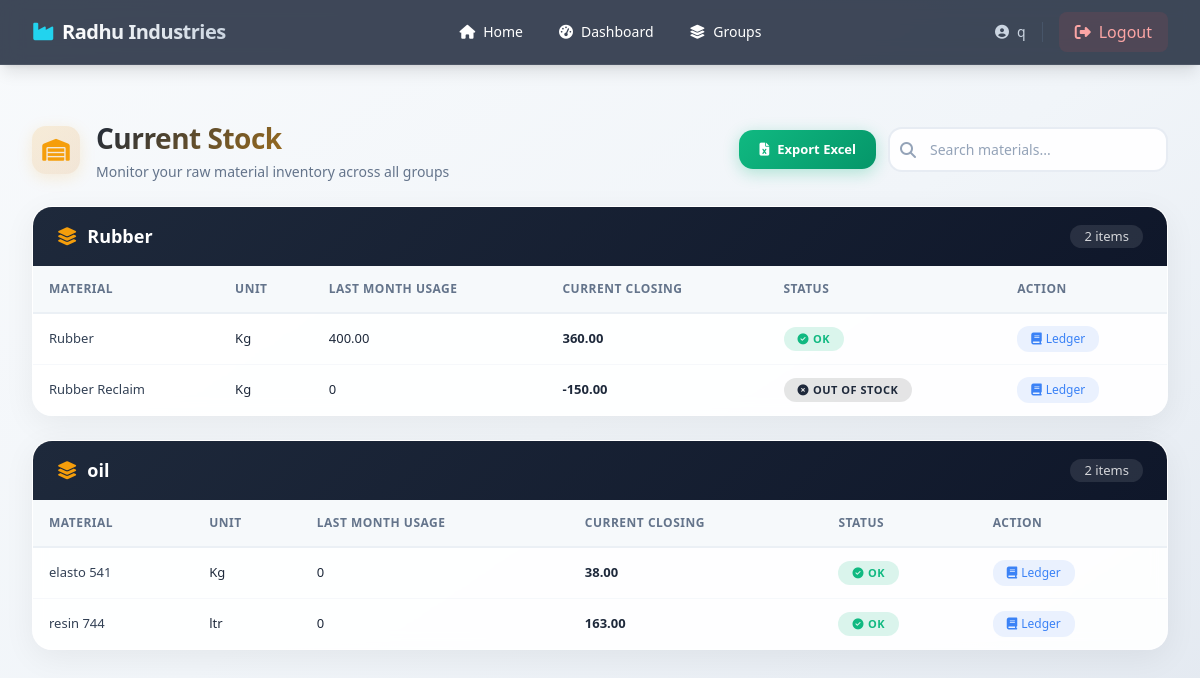
Page /raw-materials/stock/ (signed in) on the committed database.
### rawmaterials/models.py (models this page shows, shortened)
class MaterialGroup(models.Model):
    name = models.CharField(max_length=100, unique=True)
    class Meta:
        ordering = ["name"]

class Material(models.Model):
    group = models.ForeignKey(
        MaterialGroup,
        on_delete=models.CASCADE,
        related_name="materials"
    )
    name = models.CharField(max_length=150)
    unit = models.CharField(
        max_length=20,
        default="Kg"
    )
    minimum_stock = models.DecimalField(
        max_digits=12,
        decimal_places=2,
        default=0
    )
    class Meta:
        ordering = ["group", "name"]
    def __str__(self):
        return self.name

class StockEntry(models.Model):
    material = models.ForeignKey(
        Material,
        on_delete=models.CASCADE,
        related_name="entries"
    )
    date = models.DateField()
    opening = models.DecimalField(
        max_digits=12,
        decimal_places=2
    )
    received_quantity = models.DecimalField(
        max_digits=12,
        decimal_places=2,
        default=0
    )
    received_by = models.CharField(
        max_length=150,
        blank=True
    )
    used_quantity = models.DecimalField(
        max_digits=12,
        decimal_places=2,
        default=0
    )
    closing = models.DecimalField(
        max_digits=12,
        decimal_places=2
    )
    created_by = models.ForeignKey(
        User,
        on_delete=models.SET_NULL,
        null=True
    )
    created_at = models.DateTimeField(auto_now_add=True)
    class Meta:
        ordering = ["-date", "-id"]
        unique_together = ("material", "date")

### rawmaterials/views.py (the view)
# urls.py: path("stock/", views.current_stock, name="raw_stock"),
@login_required
def current_stock(request):
    groups = MaterialGroup.objects.prefetch_related("materials").all()
    stock_data = OrderedDict()
    today = date.today()
    first_day_this_month = today.replace(day=1)
    last_month_last_day = first_day_this_month - timedelta(days=1)
    last_month_first_day = last_month_last_day.replace(day=1)
    days_in_last_month = last_month_last_day.day
    remaining_days = (
        (today.replace(day=28) + timedelta(days=4)).replace(day=1) - today
    ).days
    for group in groups:
        items = []
        for material in group.materials.all():
            last = (
                StockEntry.objects
                .filter(material=material)
                .order_by("-date", "-id")
                .first()
            )
            current = last.closing if last else 0
            last_month_usage = (
                StockEntry.objects.filter(
                    material=material,
                    date__range=(last_month_first_day, last_month_last_day)
                ).aggregate(
                    total=Sum("used_quantity")
                )["total"] or 0
            )
            avg_per_day = (
                last_month_usage / days_in_last_month
                if days_in_last_month else 0
            )
            days_left = (
                current / avg_per_day
                if avg_per_day else 999
            )
            if current <= 0:
                status = "OUT"
            elif days_left < remaining_days:
                status = "LOW"
            else:
                status = "OK"
            items.append({
                "material": material,
                "material_id": material.id,
                "unit": material.unit,
                "stock": current,
                "usage": round(last_month_usage, 2),
                "status": status,
            })
        stock_data[group] = items
    return render(
        request,
        "rawmaterials/current_stock.html",
        {
            "stock_data": stock_data
        }
    )

### templates/rawmaterials/current_stock.html (shortened to what this page needs)
{% extends "base_layout.html" %}
{% load static %}
{% block nav_desktop %}
  <a href="{% url 'home' %}" class="nav-link px-4 py-2 rounded-lg flex items-center gap-2"><i class="fas fa-home"></i> Home</a>
  <a href="{% url 'raw_dashboard' %}" class="nav-link px-4 py-2 rounded-lg flex items-center gap-2"><i class="fas fa-tachometer-alt"></i> Dashboard</a>
  <a href="" class="nav-link px-4 py-2 rounded-lg flex items-center gap-2"><i class="fas fa-layer-group"></i> Groups</a>
{% endblock %}
{% block content %}
{% load static %}
<div class="stock-container">
    <div class="page-header">
        <div class="page-header-icon">
            <i class="fas fa-warehouse"></i>
        </div>
        <div>
            <h1>Current Stock</h1>
            <span class="subtitle">Monitor your raw material inventory across all groups</span>
        </div>
        <div class="header-actions">
            <a href="{% url 'export_current_stock' %}" class="export-btn">
                <i class="fas fa-file-excel"></i>
                Export Excel
            </a>
            <div class="search-wrapper">
                <i class="fas fa-search search-icon"></i>
                <input type="text"
                       id="liveSearch"
                       placeholder="Search materials..."
                       class="search-input">
            </div>
        </div>
    </div>
    {% for group, items in stock_data.items %}
    <div class="group-section group-item">
        <div class="group-header">
            <h3>
                <i class="fas fa-layer-group"></i>
                {{ group.name }}
            </h3>
            <span class="group-count">{{ items|length }} items</span>
        </div>
        <div class="table-wrapper">
            <table class="stock-table">
                <thead>
                    <tr>
                        <th>Material</th>
                        <th>Unit</th>
                        <th>Last Month Usage</th>
                        <th>Current Closing</th>
                        <th>Status</th>
                        <th>Action</th>
                    </tr>
                </thead>
                <tbody>
                    {% for item in items %}
                    <tr class="stock-row"
                        data-group="{{ group.name|lower }}"
                        data-material="{{ item.material|lower }}">
                        <td class="font-medium text-slate-700">{{ item.material }}</td>
                        <td>{{ item.unit }}</td>
                        <td>{{ item.usage }}</td>
                        <td class="font-semibold">{{ item.stock }}</td>
                        <td>
                            {% if item.status == "LOW" %}
                                <span class="status-badge status-low">
                                    <i class="fas fa-exclamation-triangle"></i>
                                    LOW STOCK
                                </span>
                            {% elif item.status == "OUT" %}
                                <span class="status-badge status-out">
                                    <i class="fas fa-times-circle"></i>
                                    OUT OF STOCK
                                </span>
                            {% else %}
                                <span class="status-badge status-ok">
                                    <i class="fas fa-check-circle"></i>
                                    OK
                                </span>
                            {% endif %}
                        </td>
                        <td>
                            <a href="{% url 'raw_tally' %}?material={{ item.material_id }}" class="action-btn">
                                <i class="fas fa-book"></i>
                                Ledger
                            </a>
                        </td>
                    </tr>
                    {% endfor %}
                </tbody>
            </table>
        </div>
    </div>
    {% empty %}
    <div class="text-center py-12 text-slate-400">
        <i class="fas fa-inbox text-5xl mb-4 opacity-30"></i>
        <p class="text-lg">No stock data available.</p>
    </div>
    {% endfor %}
</div>
{% endblock %}

### templates/base_layout.html (shortened to what this page needs)
{% load static %}
<!DOCTYPE html>
<html lang="en">
<head>
    <script src="https://cdn.tailwindcss.com"></script>
    <link rel="stylesheet" href="https://cdnjs.cloudflare.com/ajax/libs/font-awesome/6.5.0/css/all.min.css">
</head>
<body class="bg-gradient-to-br from-slate-50 via-slate-100 to-slate-200 min-h-screen text-slate-800 font-sans">
{% if user.is_authenticated %}
<nav class="glass-nav text-white sticky top-0 z-50 shadow-lg">
    <div class="max-w-7xl mx-auto px-4 sm:px-6 lg:px-8">
        <div class="flex items-center justify-between h-16">
            <a href="{% url 'home' %}" class="flex items-center gap-2 font-bold text-xl tracking-tight">
                <i class="fas fa-industry text-cyan-400"></i>
                <span class="bg-gradient-to-r from-white to-slate-300 bg-clip-text text-transparent">Radhu Industries</span>
            </a>
            <div class="hidden md:flex items-center gap-1 text-sm font-medium">
                {% block nav_desktop %}{% endblock %}
            </div>
            <div class="flex items-center gap-4">
                <span class="hidden sm:inline text-slate-300 text-sm font-medium border-r border-slate-600 pr-4">
                    <i class="fas fa-user-circle mr-2"></i>{{ user.username }}
                </span>
                <a href="{% url 'logout' %}" class="flex items-center gap-2 px-4 py-2 rounded-lg bg-red-500/10 hover:bg-red-500/20 text-red-300 hover:text-red-200 transition-all">
                    <i class="fas fa-sign-out-alt"></i>
                    <span class="hidden sm:inline">Logout</span>
                </a>
            </div>
        </div>
    </div>
</nav>
{% endif %}
<main class="max-w-7xl mx-auto px-4 sm:px-6 lg:px-8 py-8">
    {% block content %}{% endblock %}
</main>
</body>
</html>

### templates/base_layout.html (style rules this page uses)
.glass-nav { background: rgba(30, 41, 59, 0.85); backdrop-filter: blur(10px); -webkit-backdrop-filter: blur(10px); border-bottom: 1px solid rgba(255,255,255,0.08); }
.nav-link { transition: all 0.2s ease; }

### templates/rawmaterials/current_stock.html (style rules this page uses)
.stock-container { padding: 20px 0; }
.page-header { display: flex; align-items: center; gap: 16px; margin-bottom: 24px; }
.page-header-icon { width: 48px; height: 48px; background: linear-gradient(135deg, rgba(245, 158, 11, 0.15), rgba(217, 119, 6, 0.15)); border-radius: 14px; display: flex; align-items: center; justify-content: center; font-size: 22px; color: #f59e0b; box-shadow: 0 4px 16px rgba(245, 158, 11, 0.15); }
.page-header h1 { font-size: 28px; font-weight: 800; background: linear-gradient(135deg, #1e293b, #f59e0b); -webkit-background-clip: text; -webkit-text-fill-color: transparent; background-clip: text; letter-spacing: -0.5px; }
.page-header .subtitle { font-size: 14px; color: #64748b; font-weight: 400; display: block; margin-top: 2px; }
.header-actions { display: flex; align-items: center; gap: 12px; margin-left: auto; }
.export-btn { display: inline-flex; align-items: center; gap: 8px; padding: 10px 20px; background: linear-gradient(135deg, #10b981, #059669); border: none; border-radius: 14px; color: white; font-weight: 600; font-size: 13px; transition: all 0.3s ease; box-shadow: 0 4px 16px rgba(16, 185, 129, 0.3); text-decoration: none; }
.search-wrapper { position: relative; min-width: 280px; }
.search-input { width: 100%; padding: 10px 14px 10px 40px; background: rgba(255, 255, 255, 0.9); border: 2px solid rgba(226, 232, 240, 0.8); border-radius: 14px; font-size: 14px; transition: all 0.3s ease; outline: none; color: #1e293b; }
.search-input::placeholder { color: #94a3b8; }
.search-icon { position: absolute; left: 12px; top: 50%; transform: translateY(-50%); color: #94a3b8; font-size: 16px; transition: all 0.3s ease; }
.group-section { background: rgba(255, 255, 255, 0.92); backdrop-filter: blur(8px); border: 1px solid rgba(255, 255, 255, 0.3); border-radius: 20px; overflow: hidden; box-shadow: 0 8px 32px rgba(0, 0, 0, 0.06); transition: all 0.3s ease; margin-bottom: 24px; }
.group-header { background: linear-gradient(135deg, #1e293b, #0f172a); padding: 16px 24px; display: flex; align-items: center; justify-content: space-between; }
.group-header h3 { color: white; font-size: 18px; font-weight: 700; display: flex; align-items: center; gap: 10px; }
.group-header h3 i { color: #f59e0b; }
.group-count { background: rgba(255, 255, 255, 0.1); padding: 2px 14px; border-radius: 20px; font-size: 13px; font-weight: 500; color: rgba(255, 255, 255, 0.8); }
.table-wrapper { overflow-x: auto; -webkit-overflow-scrolling: touch; }
.stock-table { width: 100%; min-width: 650px; border-collapse: separate; border-spacing: 0; }
.stock-table thead th { padding: 14px 16px; text-align: left; font-size: 12px; font-weight: 600; text-transform: uppercase; letter-spacing: 0.5px; color: #64748b; background: rgba(241, 245, 249, 0.6); border-bottom: 2px solid rgba(226, 232, 240, 0.5); white-space: nowrap; }
.stock-table tbody td { padding: 12px 16px; font-size: 13px; border-bottom: 1px solid rgba(226, 232, 240, 0.3); transition: all 0.2s ease; white-space: nowrap; }
.stock-table tbody tr { transition: all 0.2s ease; }
.stock-table tbody tr:last-child td { border-bottom: none; }
.status-badge { display: inline-flex; align-items: center; gap: 4px; padding: 4px 14px; border-radius: 20px; font-size: 11px; font-weight: 600; text-transform: uppercase; letter-spacing: 0.5px; }
.status-out { background: rgba(0, 0, 0, 0.1); color: #1e293b; }
.status-ok { background: rgba(16, 185, 129, 0.15); color: #10b981; }
.action-btn { display: inline-flex; align-items: center; gap: 4px; padding: 4px 14px; border-radius: 12px; font-size: 12px; font-weight: 500; transition: all 0.3s ease; text-decoration: none; background: rgba(59, 130, 246, 0.1); color: #3b82f6; }

### rows in the picture
MaterialGroup: name "Rubber", items "2"
Material: material "Rubber", unit "Kg", usage "400.00", stock "360.00", shows "OK"
Material: material "Rubber Reclaim", unit "Kg", usage "0", stock "-150.00", shows "OUT OF STOCK"
MaterialGroup: name "oil", items "2"
Material: material "elasto 541", unit "Kg", usage "0", stock "38.00", shows "OK"
Material: material "resin 744", unit "ltr", usage "0", stock "163.00", shows "OK"

### other values in the picture
{{ user.username }} "q"
